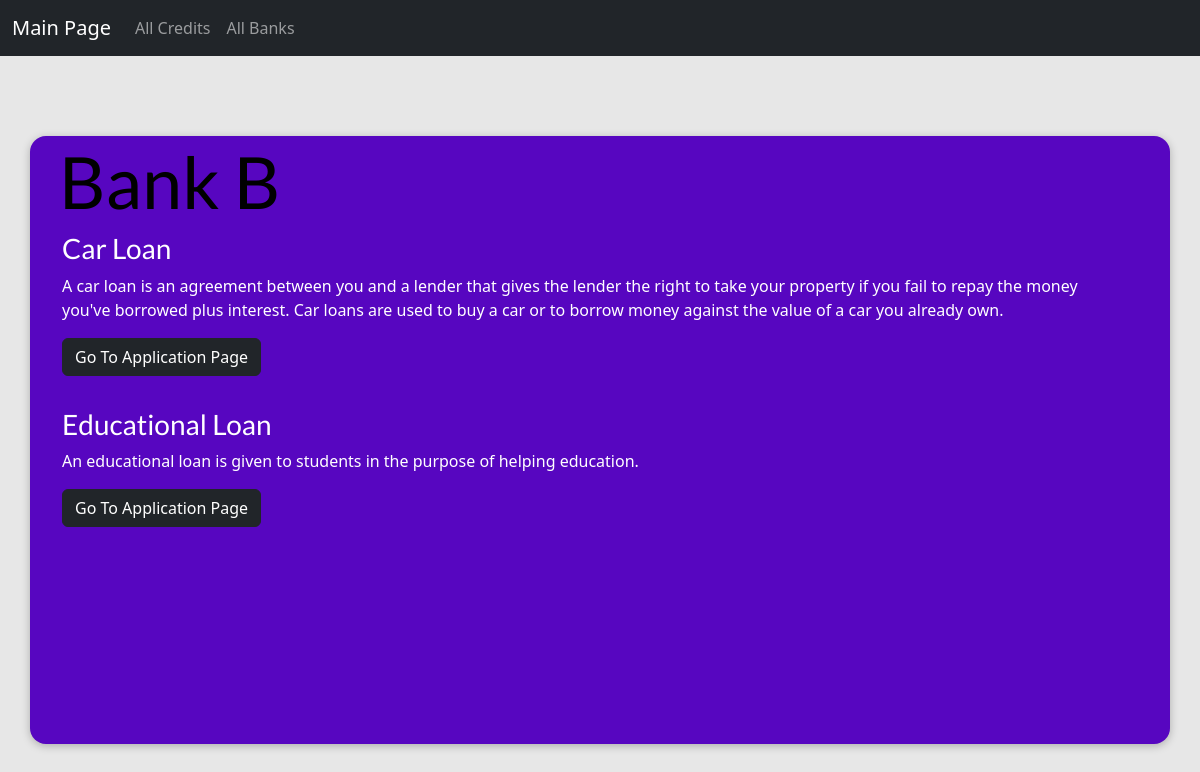
/banks/bank-b, run on an earlier commit of the app's database.
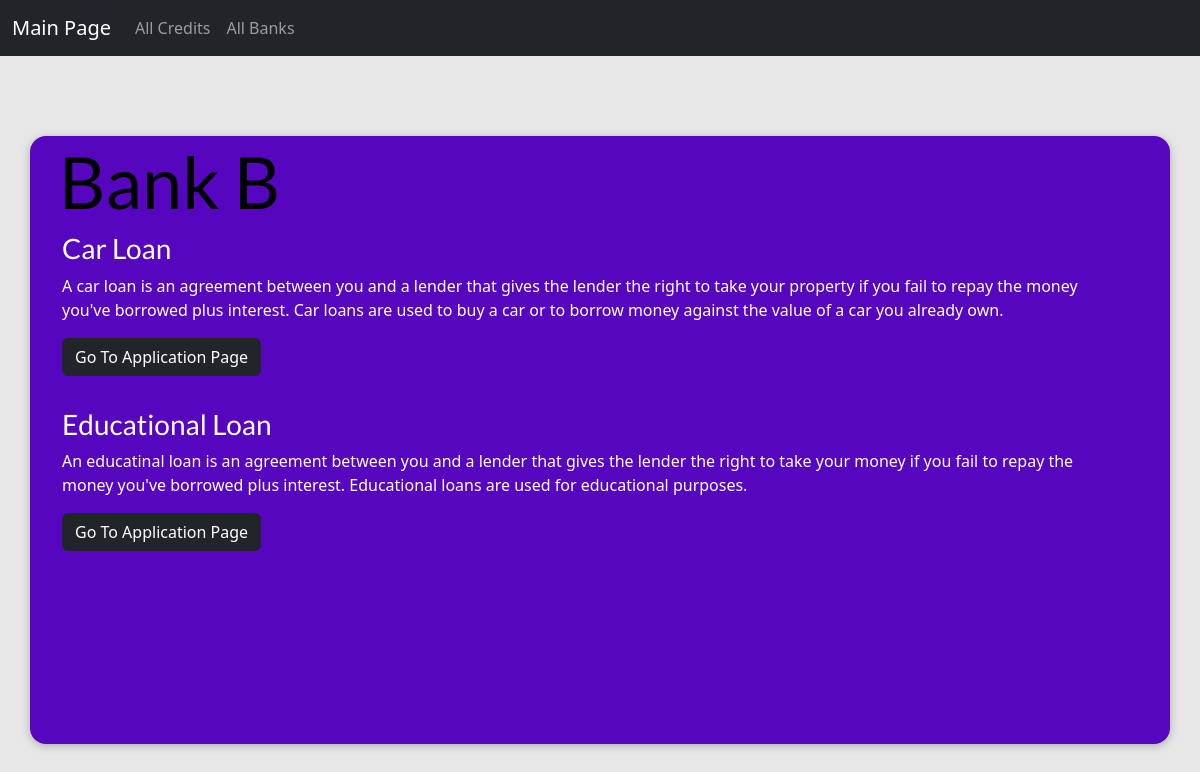
And on a later commit of the database.
### credit/models.py (models this page shows, shortened)
class BankOption(models.Model):
    name = models.CharField(max_length=30)
    slug = models.SlugField(default="",null=False,db_index=True,unique=True)
    credit_types = models.ManyToManyField(Credit)

class Credit(models.Model):
    name = models.CharField(max_length=50)
    excerpt = models.CharField(max_length=150)
    content = models.TextField(validators=[MinLengthValidator(10)])
    image_name = models.CharField(max_length=30,null=True)
    slug = models.SlugField(default="",null=False,db_index=True,unique=True)
    loan_amount = models.IntegerField(default=500000,validators=[MinValueValidator(500000),MaxValueValidator(6000000)])
    interest_rate = models.DecimalField(max_digits=6,decimal_places=4)

### credit/views.py (the view)
# urls.py: path("banks/<slug:slug>",views.bank_detail,name="bank-detail-page"),
def bank_detail(request,slug):
    identified_bank= get_object_or_404(BankOption,slug=slug)
    return render(request,"credit/bank-detail.html", {"bank":identified_bank,"bank_credits": identified_bank.credit_types.all()})

### credit/templates/credit/bank-detail.html (shortened to what this page needs)
{% extends "base.html" %}
{% load static %}
{% block css_files%}
 <link rel="stylesheet" href=" {% static "credit/bank-detail.css" %}"/>
{% endblock %}
{% block content%}
<section id="summary">
    <h2>{{bank.name}}</h2>
   <article>
    {% for credit in bank_credits%}
        <h3>{{credit.name}}</h3>
        {{credit.content|linebreaks}}
        {% if bank.name == 'Bank A'%}
            <a href="{% url "bank-a-credit-application-page" slug=credit.slug %}" class="btn btn-dark">Go To Application Page</a>
            <hr>
        {% elif bank.name == 'Bank B'%}
            <a href="{% url "bank-b-credit-application-page" slug=credit.slug %}" class="btn btn-dark">Go To Application Page</a>
        {% elif bank.name == 'Bank C'%}
            <a href="{% url "bank-c-credit-application-page" slug=credit.slug %}" class="btn btn-dark">Go To Application Page</a>
            <hr>
        {%endif%}
    {% endfor %}
   </article>
</section>
{% endblock %}

### templates/base.html (shortened to what this page needs)
{% load static %}
<!DOCTYPE html>
<html lang="en">
<head>
    <link rel="stylesheet" href="{% static "app.css" %}"/>
    <link href="https://cdn.jsdelivr.net/npm/bootstrap@5.3.0-alpha1/dist/css/bootstrap.min.css" rel="stylesheet">
    {% block css_files%} {% endblock %}
</head>
<body>
        <nav class="navbar navbar-expand-lg bg-dark" data-bs-theme="dark">
            <div class="container-fluid">
              <a class="navbar-brand" href=" {% url "starting-page" %}">Main Page</a>
              <div class="collapse navbar-collapse" id="navbarColor02">
                <ul class="navbar-nav me-auto mb-2 mb-lg-0">
                  <li class="nav-item">
                    <a class="nav-link" href=" {% url "credits-page"%}">All Credits</a>
                  </li>
                  <li class="nav-item">
                    <a class="nav-link" href=" {% url "banks-page"%}">All Banks</a>
                  </li>
                </ul>
              </div>
            </div>
          </nav>
    {% block content %}
    {% endblock %}
</body>
</html>

### static/app.css (style rules this page uses)
* { box-sizing: border-box; }
html { font-family: 'Open Sans', 'Lato', sans-serif; }
body { margin: 0; background-color: #cf79f1; }
h1, h2, h3 { font-family: 'Lato', sans-serif; font-weight: bold; }

### credit/static/credit/bank-detail.css (style rules this page uses)
body { background-color: #e7e7e7; }
#summary { margin: 5rem auto 3rem auto; padding: 2rem; width: 95%; max-width: 90rem; border-radius: 16px; background-color: #5706c0; position: relative; box-shadow: 0 2px 8px rgba(0, 0, 0, 0.25); height: 38rem; }
#summary h2 { color: black; font-size: 4.5rem; margin-bottom:0.25rem; position: absolute; left: 29px; top: 2px; }
#summary article { position: absolute; top: 5rem; right: 3rem; padding: 1rem 2rem; border-radius: 12px; text-align: left; color: white; }

What changed in the data, as far as the page shows it:
changed Credit "Educational Loan": content "An educational loan is given to students in the purpose of helping education." → "An educatinal loan is an agreement between you and a lender that gives the lender the right to take your money if you fail to repay the money you've borrowed plus interest. Educational loans are used for educational purposes."
